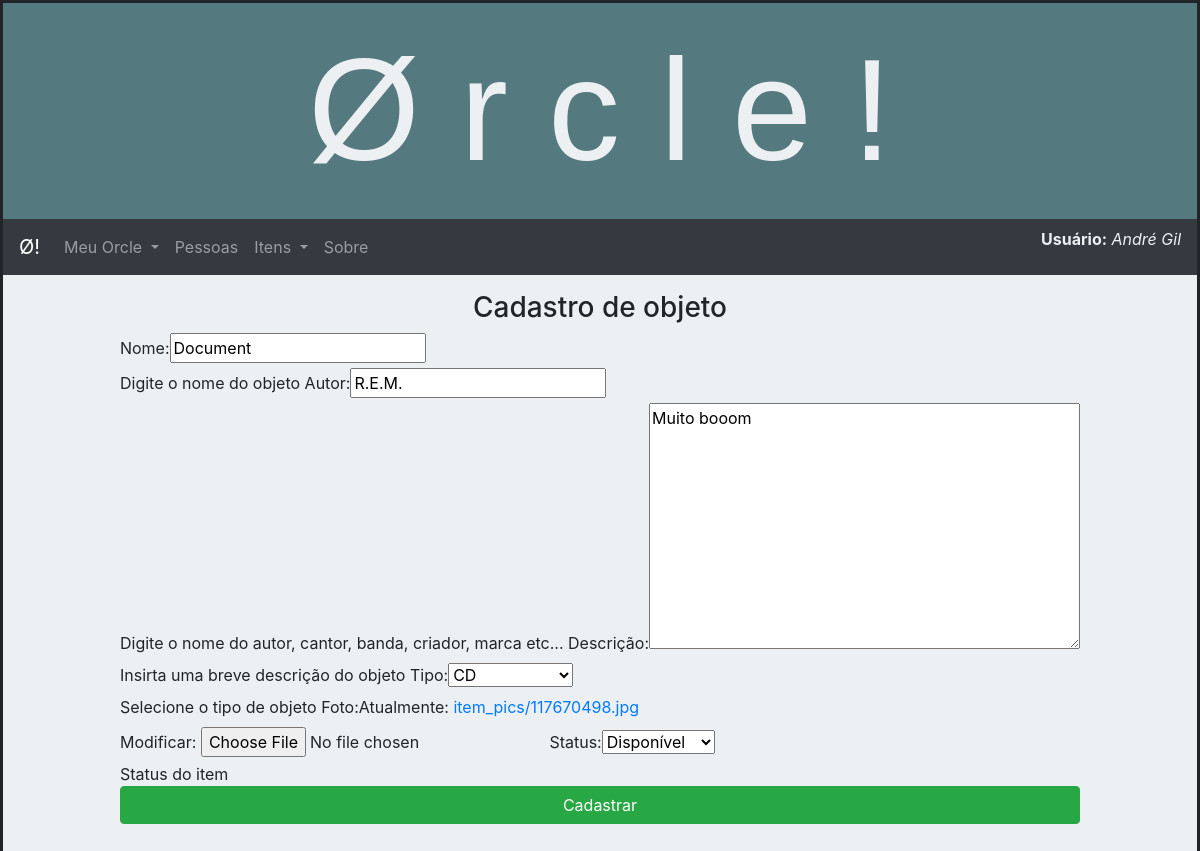
The app's page /borrows/item/6/update/ (signed in), older data.
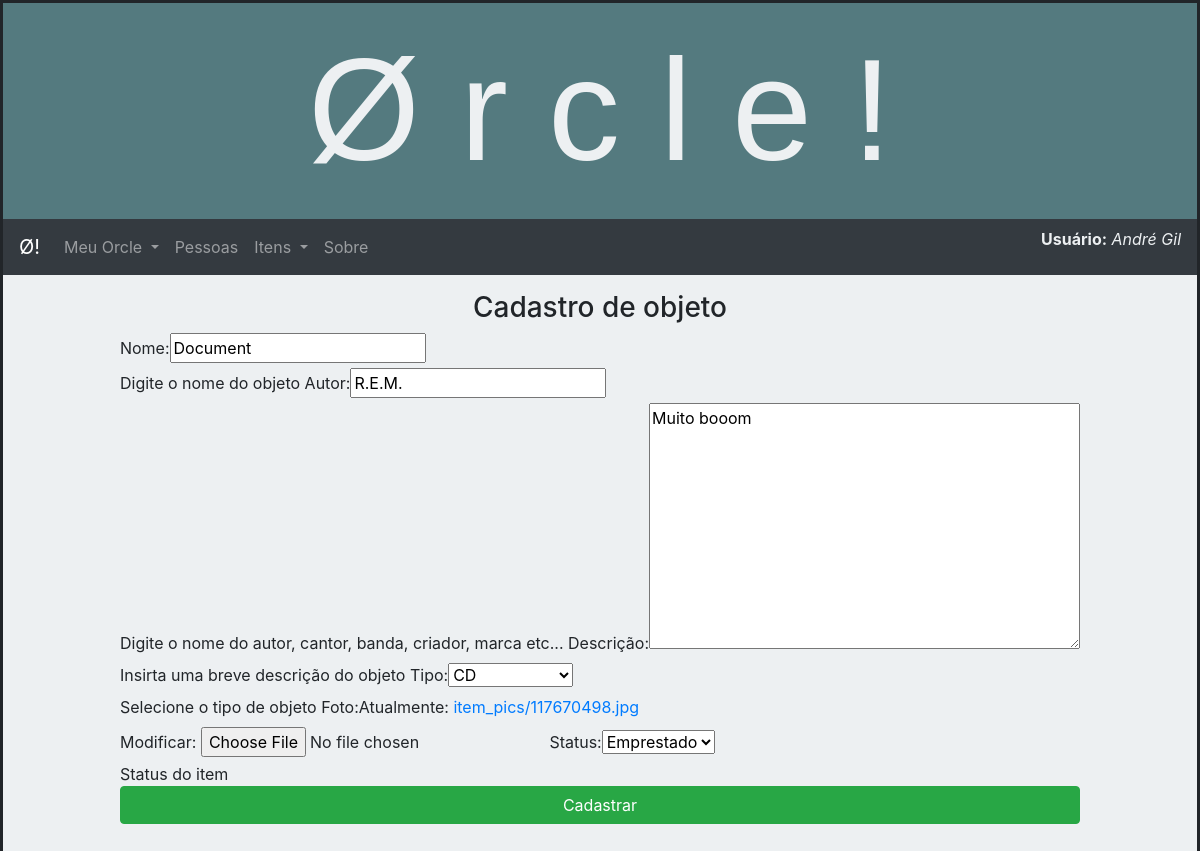
The same page, newer data.
### borrows/models.py (models this page shows, shortened)
class Item(models.Model):
    nome = models.CharField(max_length=200, help_text='Digite o nome do objeto')
    autor = models.CharField(max_length=200, help_text='Digite o nome do autor, cantor, banda, criador, marca etc...')
    descricao = models.TextField("Descrição",max_length=1000, help_text='Insirta uma breve descrição do objeto')
    dono = models.ForeignKey(User, on_delete=models.CASCADE)
    tipo = models.ForeignKey('TipoItem', on_delete=models.SET_NULL, null=True, help_text='Selecione o tipo de objeto')
    foto = models.ImageField(upload_to = 'item_pics', default = 'item_pics/no-image-item.png')
    LOAN_STATUS = (
        ('e', 'Emprestado'),
        ('i', 'Indisponível'),
        ('d', 'Disponível'),
    )
    status = models.CharField(
        max_length=1,
        choices=LOAN_STATUS,
        default='d',
        help_text='Status do item',
    )
    dtCadastro = models.DateTimeField("Cadastrado em",auto_now_add=True)

class TipoItem(models.Model):
    nome = models.CharField(max_length=200, help_text='Digite o nome tipo de objeto')
    descricao = models.TextField("Descrição",max_length=1000, help_text='Insira uma breve descrição do tipo de objeto')
    def __str__(self):
        return f'{self.nome}'

### borrows/views.py (the view)
# urls.py: path('item/<int:pk>/update/', views.ItemUpdate.as_view(), name='item_update'),
class ItemUpdate(LoginRequiredMixin,UpdateView):
    model = Item
    fields = ['nome', 'autor', 'descricao', 'tipo', 'foto', 'status']
    success_url = reverse_lazy('itens')

### borrows/templates/borrows/item_form.html (shortened to what this page needs)
{% extends "base_generic.html" %}
{% load bootstrap %}
{% block menu %}
  {% include "menu-bootstrap.html" %}
{% endblock %}
{% block content %}
<div class="container">
  <div class="container col-6" style="text-align:center;">
      <h3>Cadastro de objeto</h3>
  </div>
  <div class="row justify-content-center">
    <form action="" method="post" enctype="multipart/form-data">
      {{ form|bootstrap}}
    <input type="submit" value="Cadastrar" class='btn btn-success btn-block'>
  </form>
</div>
</div>
{% endblock %}

Row changes from the older to the newer data that the page shows:
changed Item "Muito booom": status "Disponível" → "Emprestado"
